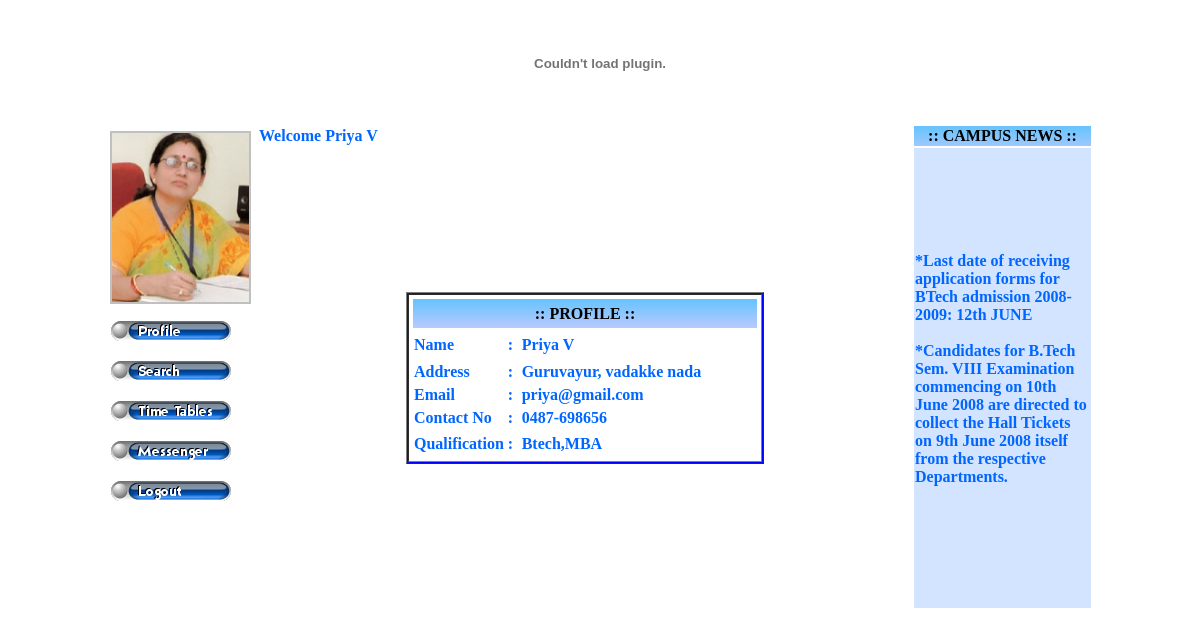
Page /test_home.php (signed in) on the committed database.
### tables this page shows
CREATE TABLE IF NOT EXISTS `staff` (
  `staffid` varchar(15) NOT NULL,
  `password` varchar(100) NOT NULL,
  `name` varchar(50) NOT NULL,
  `email` varchar(50) NOT NULL,
  `phone` varchar(15) NOT NULL,
  `mobile` varchar(15) NOT NULL,
  `maritalStatus` char(1) NOT NULL,
  `paddress` varchar(1000) NOT NULL,
  `taddress` varchar(1000) NOT NULL,
  `dob` date NOT NULL,
  `gender` char(1) NOT NULL,
  `religion` varchar(30) NOT NULL,
  `caste` varchar(30) NOT NULL,
  `dept` varchar(5) NOT NULL,
  `qualification` varchar(500) NOT NULL,
  `designation` varchar(30) NOT NULL,
  `photo` varchar(50) NOT NULL,
  PRIMARY KEY (`staffid`)
);

CREATE TABLE IF NOT EXISTS `news` (
  `staffid` varchar(20) NOT NULL,
  `dept` char(5) NOT NULL,
  `sem` tinyint(4) NOT NULL,
  `text` varchar(3000) NOT NULL
);

### test_home.php (the view, shortened to what this page needs)
<HTML><HEAD>
<link rel="stylesheet" type="text/css" href="princ_menustyle.css" media="screen, print" />
<link href="text.css" rel="stylesheet" type="text/css">
<link href="news.css" rel="stylesheet" type="text/css">
<link href="title.css" rel="stylesheet" type="text/css">
</HEAD>
<BODY text=#C0C0C0 vLink=#C0C0C0 aLink=#C0FFAB link=#C0C0C0 leftmargin="0" topmargin="0">
<?php
 $staffid=$_COOKIE['user'];
 $con=mysql_connect("localhost","root","");
 if(!$con)
 {
 die("could not connect:".mysql_error());
 }
 else
 {
 $query=mysql_query("SELECT * FROM staff WHERE staffid='$staffid'");
 $row=mysql_fetch_array($query);
 $name=$row['name'];
 $photo=$row['photo'];
 $src="upload/".$photo;
 $address=$row['paddress'];
 $email=$row['email'];
 $phone=$row['phone'];
 $qualification=$row['qualification'];
 }
 ?>
<table width="200" border="0" align="center">
  <tr>
    <td colspan="3"><div align="center">
      <object classid="clsid:D27CDB6E-AE6D-11cf-96B8-444553540000" codebase="http://download.macromedia.com/pub/shockwave/cabs/flash/swflash.cab#version=6,0,29,0" width="980" height="120">
          <embed src="banner.swf" quality="high" pluginspage="http://www.macromedia.com/go/getflashplayer" type="application/x-shockwave-flash" width="980" height="120"></embed>
      </object>
    </div></td>
  </tr>
  <tr>
    <td width="145" rowspan="2"><p class="style1"><img src="<?php echo $src; ?>" alt="" name="photo" width="137" height="169" border="2" class="style6"></p>
      <table border="0" cellpadding="0" cellspacing="0">
        <tr>
          <td> <a onmouseover="setOverImg('1','');overSub=true;showSubMenu('submenu1','button1');" onmouseout="setOutImg('1','');overSub=false;setTimeout('hideSubMenu(\'submenu1\')',delay);" target=""><img src="princ_buttons/button1up.png" border="0" id="button1" vspace="1" hspace="1"></a><br>
          </td>
        </tr>
        <tr>
          <td>&nbsp;</td>
        </tr>
        <tr>
          <td> <a onmouseover="setOverImg('2','');overSub=true;showSubMenu('submenu2','button2');" onmouseout="setOutImg('2','');overSub=false;setTimeout('hideSubMenu(\'submenu2\')',delay);" target=""><img src="princ_buttons/button2up.png" border="0" id="button2" vspace="1" hspace="1"></a><br>
          </td>
        </tr>
        <tr>
          <td>&nbsp;</td>
        </tr>
        <tr>
          <td> <a href="princ_tt.php" onmouseover="setOverImg('3','');overSub=true;showSubMenu('submenu3','button3');" onmouseout="setOutImg('3','');overSub=false;setTimeout('hideSubMenu(\'submenu3\')',delay);" target=""><img src="princ_buttons/button3up.png" border="0" id="button3" vspace="1" hspace="1"></a><br>
          </td>
        </tr>
        <tr>
          <td>&nbsp;</td>
        </tr>
        <tr>
          <td> <a href="princ_sendmsg.php" onmouseover="setOverImg('4','');overSub=true;showSubMenu('submenu4','button4');" onmouseout="setOutImg('4','');overSub=false;setTimeout('hideSubMenu(\'submenu4\')',delay);" target=""><img src="princ_buttons/button4up.png" border="0" id="button4" vspace="1" hspace="1"></a><br>
          </td>
        </tr>
        <tr>
          <td>&nbsp;</td>
        </tr>
        <tr>
          <td> <a href="logout.php" onmouseover="setOverImg('5','');overSub=true;showSubMenu('submenu5','button5');" onmouseout="setOutImg('5','');overSub=false;setTimeout('hideSubMenu(\'submenu5\')',delay);" target=""><img src="princ_buttons/button5up.png" border="0" id="button5" vspace="1" hspace="1"></a><br>
          </td>
        </tr>
      </table>
    <p>&nbsp;</p>
    <p>&nbsp;</p>
    <p>&nbsp;</p></td>
    <td width="652" height="15" class="text"><span class="text">Welcome </span><?php echo $name; ?></td>
    <td width="175" height="15" background="title.jpg"><div align="center"><span class="style3">:: CAMPUS NEWS :: </span></div></td>
  </tr>
  <tr>
    <td><table width="348" border="1" align="center" bgcolor="#0000FF" cellpadding="2" cellspacing="1">
      <tr>
        <td bgcolor="#FFFFFF"><table width="348" border="0" align="center" class="text">
            <tr>
              <td height="29" colspan="3" background="title.jpg"><div align="center"><span class="style2">:: PROFILE :: </span></div></td>
            </tr>
            <tr>
              <td width="87" height="29"><div align="right" class="style5">
                  <div align="left"><strong>Name</strong></div>
              </div></td>
              <td width="10"><span class="style6">:</span></td>
              <td width="237"><span class="style5"><strong><?php echo $name; ?></strong></span></td>
            </tr>
            <tr>
              <td height="21"><div align="right" class="style5">
                  <div align="left"><strong>Address</strong></div>
              </div></td>
              <td><span class="style6">:</span></td>
              <td><span class="style5"><strong><?php echo $address; ?></strong></span></td>
            </tr>
            <tr>
              <td height="21"><div align="right" class="style5">
                  <div align="left"><strong>Email</strong></div>
              </div></td>
              <td><span class="style6">:</span></td>
              <td><span class="style5"><strong><?php echo $email; ?></strong></span></td>
            </tr>
            <tr>
              <td height="21"><div align="right" class="style5">
                  <div align="left"><strong>Contact No</strong></div>
              </div></td>
              <td><span class="style6">:</span></td>
              <td><span class="style5"><strong><?php echo $phone; ?></strong></span></td>
            </tr>
            <tr>
              <td height="27"><div align="right" class="style5">
                  <div align="left"><strong>Qualification</strong></div>
              </div></td>
              <td><span class="style6">:</span></td>
              <td><span class="style5"><strong><?php echo $qualification; ?></strong></span></td>
            </tr>
        </table></td>
      </tr>
    </table></td>
    <td height="460" bgcolor="#D2E4FF"><marquee width="120" height="450" scrolldelay="120" direction="up" class="news">
<?php
$con=mysql_connect("localhost","root","");
 if(!$con)
 {
 die("could not connect:".mysql_error());
 }
 else
 {
 $staffid="administrator";
 $query=mysql_query("SELECT * FROM news WHERE staffid='$staffid'");
 while($row=mysql_fetch_array($query))
 {
 		echo "*".$row['text'];
		echo "<br><br>";
 }
 mysql_close($con); } ?>
    </marquee></td>
  </tr>
</table>
</body>
</HTML>

### text.css (style rules this page uses)
.text { color: #0066FF; font-weight:bold; }

### news.css (style rules this page uses)
.news { color: #0066FF; font-weight: bold; font-family: "Times New Roman"; }

### test_home.php (style rules this page uses)
.style2 { color: #000000 }
.style3 { font-weight: bold; color: #000000; }

### rows in the picture
staff: photo (picture), name "Priya V", paddress "Guruvayur, vadakke nada", email "priya@gmail.com", phone "0487-698656", qualification "Btech,MBA"
news: text "Last date of receiving application forms for BTech admission 2008-2009: 12th JUNE"
news: text "Candidates for B.Tech Sem. VIII Examination commencing on 10th June 2008 are directed to collect the Hall Tickets on 9th June 2008 itself from the respective Departments."
